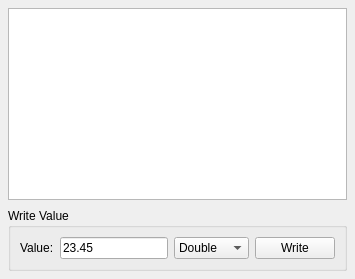
<?xml version="1.0" encoding="UTF-8"?>
<ui version="4.0">
 <class>AttributesWidget</class>
 <widget class="QWidget" name="AttributesWidget">
  <layout class="QVBoxLayout" name="verticalLayout">
   <property name="spacing">
    <number>8</number>
   </property>
   <property name="leftMargin">
    <number>8</number>
   </property>
   <property name="topMargin">
    <number>8</number>
   </property>
   <property name="rightMargin">
    <number>8</number>
   </property>
   <property name="bottomMargin">
    <number>8</number>
   </property>
   <item>
    <widget class="QTableView" name="attributesTable">
     <property name="editTriggers">
      <set>QAbstractItemView::NoEditTriggers</set>
     </property>
     <property name="selectionBehavior">
      <enum>QAbstractItemView::SelectRows</enum>
     </property>
    </widget>
   </item>
   <item>
    <widget class="QGroupBox" name="writeValueGroup">
     <property name="title">
      <string>Write Value</string>
     </property>
     <layout class="QHBoxLayout" name="writeLayout">
      <item>
       <widget class="QLabel" name="valueLabel">
        <property name="text">
         <string>Value:</string>
        </property>
       </widget>
      </item>
      <item>
       <widget class="QLineEdit" name="valueEdit">
        <property name="text">
         <string>23.45</string>
        </property>
       </widget>
      </item>
      <item>
       <widget class="QComboBox" name="typeCombo">
        <item>
         <property name="text">
          <string>Double</string>
         </property>
        </item>
        <item>
         <property name="text">
          <string>Boolean</string>
         </property>
        </item>
        <item>
         <property name="text">
          <string>UInt32</string>
         </property>
        </item>
       </widget>
      </item>
      <item>
       <widget class="QPushButton" name="writeButton">
        <property name="text">
         <string>Write</string>
        </property>
       </widget>
      </item>
     </layout>
    </widget>
   </item>
  </layout>
 </widget>
 <resources/>
 <connections/>
</ui>
